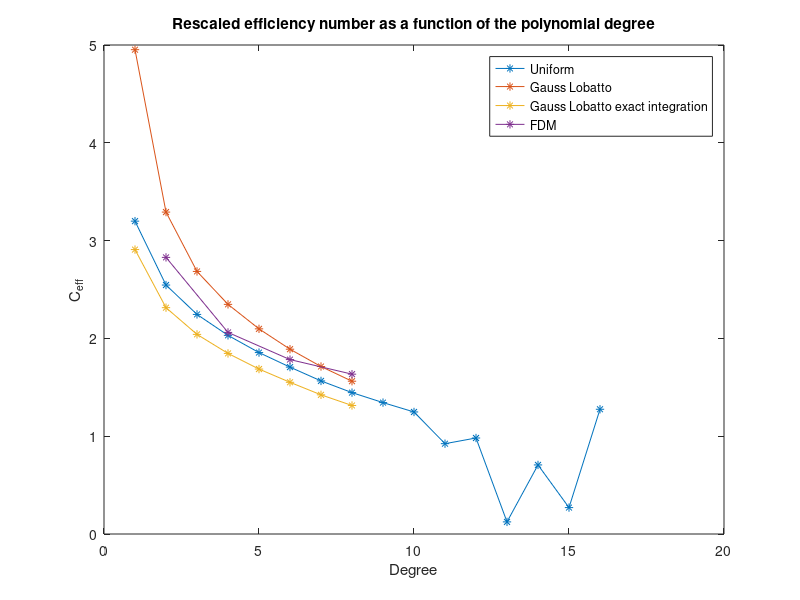
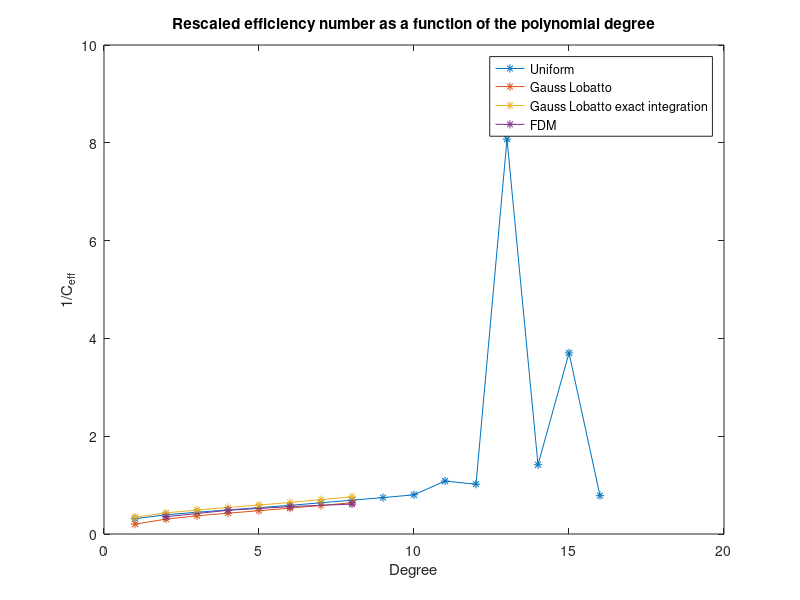

Write the MATLAB code that produced these figures, in order.
close all;

load('uniform');
C_uni = C_eff;

load('gaussLobatto');
C_gaussLobatto = C_eff;

load('gaussLobattoExact');
C_gaussLobattoExact = C_eff;

load('fdm');


figure
plot(C_uni,'-*');
hold on;
plot(C_gaussLobatto,'-*');
plot(C_gaussLobattoExact,'-*');
plot(2*(1:4),CFL,'-*');
hold off;
legend('Uniform', 'Gauss Lobatto', 'Gauss Lobatto exact integration', 'FDM');
xlabel('Degree')
ylabel('C_{eff}')
title('Rescaled efficiency number as a function of the polynomial degree');


figure
plot(1./C_uni,'-*');
hold on;
plot(1./C_gaussLobatto,'-*');
plot(1./C_gaussLobattoExact,'-*');
plot(2*(1:4),1./CFL,'-*');
hold off;
legend('Uniform', 'Gauss Lobatto', 'Gauss Lobatto exact integration', 'FDM');
xlabel('Degree')
ylabel('1/C_{eff}')
title('Rescaled efficiency number as a function of the polynomial degree');
